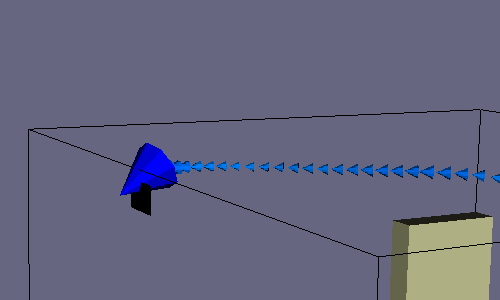

This chart was generated by the following Python code:
#!/usr/bin/env python

# Demonstrate vtkStructuredGridGeometryFilter extracting office
# geometry (tables, filing cabinets, bookshelves, window, inlet,
# outlet) and vtkStreamTracer with cone glyphs for airflow.

# Factory overrides
import vtkmodules.vtkInteractionStyle  # noqa: F401
import vtkmodules.vtkRenderingFreeType  # noqa: F401
import vtkmodules.vtkRenderingOpenGL2  # noqa: F401

import os

from vtkmodules.vtkCommonDataModel import vtkDataObject
from vtkmodules.vtkFiltersCore import (
    vtkGlyph3D,
    vtkStructuredGridOutlineFilter,
)
from vtkmodules.vtkFiltersFlowPaths import vtkStreamTracer
from vtkmodules.vtkFiltersGeometry import vtkStructuredGridGeometryFilter
from vtkmodules.vtkFiltersSources import vtkConeSource
from vtkmodules.vtkIOLegacy import vtkStructuredGridReader
from vtkmodules.vtkRenderingCore import (
    vtkActor,
    vtkCamera,
    vtkPolyDataMapper,
    vtkRenderWindow,
    vtkRenderWindowInteractor,
    vtkRenderer,
)

data_dir = os.environ.get("VPE_DATA_DIR", os.path.dirname(os.path.abspath(__file__)))

renderer = vtkRenderer()
render_window = vtkRenderWindow()
render_window.AddRenderer(renderer)
interactor = vtkRenderWindowInteractor()
interactor.SetRenderWindow(render_window)

# Read office data
reader = vtkStructuredGridReader()
reader.SetFileName(os.path.join(data_dir, "office.binary.vtk"))
reader.Update()

length = reader.GetOutput().GetLength()
max_velocity = reader.GetOutput().GetPointData().GetVectors().GetMaxNorm()
max_time = 35.0 * length / max_velocity

# Table 1
table_1 = vtkStructuredGridGeometryFilter()
table_1.SetInputConnection(reader.GetOutputPort())
table_1.SetExtent(11, 15, 7, 9, 8, 8)
map_table_1 = vtkPolyDataMapper()
map_table_1.SetInputConnection(table_1.GetOutputPort())
map_table_1.ScalarVisibilityOff()
table_1_actor = vtkActor()
table_1_actor.SetMapper(map_table_1)
table_1_actor.GetProperty().SetColor(0.59, 0.427, 0.392)

# Table 2
table_2 = vtkStructuredGridGeometryFilter()
table_2.SetInputConnection(reader.GetOutputPort())
table_2.SetExtent(11, 15, 10, 12, 8, 8)
map_table_2 = vtkPolyDataMapper()
map_table_2.SetInputConnection(table_2.GetOutputPort())
map_table_2.ScalarVisibilityOff()
table_2_actor = vtkActor()
table_2_actor.SetMapper(map_table_2)
table_2_actor.GetProperty().SetColor(0.59, 0.427, 0.392)

# Filing cabinet 1
filing_cabinet_1 = vtkStructuredGridGeometryFilter()
filing_cabinet_1.SetInputConnection(reader.GetOutputPort())
filing_cabinet_1.SetExtent(15, 15, 7, 9, 0, 8)
map_filing_cabinet_1 = vtkPolyDataMapper()
map_filing_cabinet_1.SetInputConnection(filing_cabinet_1.GetOutputPort())
map_filing_cabinet_1.ScalarVisibilityOff()
filing_cabinet_1_actor = vtkActor()
filing_cabinet_1_actor.SetMapper(map_filing_cabinet_1)
filing_cabinet_1_actor.GetProperty().SetColor(0.8, 0.8, 0.6)

# Filing cabinet 2
filing_cabinet_2 = vtkStructuredGridGeometryFilter()
filing_cabinet_2.SetInputConnection(reader.GetOutputPort())
filing_cabinet_2.SetExtent(15, 15, 10, 12, 0, 8)
map_filing_cabinet_2 = vtkPolyDataMapper()
map_filing_cabinet_2.SetInputConnection(filing_cabinet_2.GetOutputPort())
map_filing_cabinet_2.ScalarVisibilityOff()
filing_cabinet_2_actor = vtkActor()
filing_cabinet_2_actor.SetMapper(map_filing_cabinet_2)
filing_cabinet_2_actor.GetProperty().SetColor(0.8, 0.8, 0.6)

# Bookshelf 1
bookshelf_1_top = vtkStructuredGridGeometryFilter()
bookshelf_1_top.SetInputConnection(reader.GetOutputPort())
bookshelf_1_top.SetExtent(13, 13, 0, 4, 0, 11)
map_bookshelf_1_top = vtkPolyDataMapper()
map_bookshelf_1_top.SetInputConnection(bookshelf_1_top.GetOutputPort())
map_bookshelf_1_top.ScalarVisibilityOff()
bookshelf_1_top_actor = vtkActor()
bookshelf_1_top_actor.SetMapper(map_bookshelf_1_top)
bookshelf_1_top_actor.GetProperty().SetColor(0.8, 0.8, 0.6)

bookshelf_1_bottom = vtkStructuredGridGeometryFilter()
bookshelf_1_bottom.SetInputConnection(reader.GetOutputPort())
bookshelf_1_bottom.SetExtent(20, 20, 0, 4, 0, 11)
map_bookshelf_1_bottom = vtkPolyDataMapper()
map_bookshelf_1_bottom.SetInputConnection(bookshelf_1_bottom.GetOutputPort())
map_bookshelf_1_bottom.ScalarVisibilityOff()
bookshelf_1_bottom_actor = vtkActor()
bookshelf_1_bottom_actor.SetMapper(map_bookshelf_1_bottom)
bookshelf_1_bottom_actor.GetProperty().SetColor(0.8, 0.8, 0.6)

bookshelf_1_front = vtkStructuredGridGeometryFilter()
bookshelf_1_front.SetInputConnection(reader.GetOutputPort())
bookshelf_1_front.SetExtent(13, 20, 0, 0, 0, 11)
map_bookshelf_1_front = vtkPolyDataMapper()
map_bookshelf_1_front.SetInputConnection(bookshelf_1_front.GetOutputPort())
map_bookshelf_1_front.ScalarVisibilityOff()
bookshelf_1_front_actor = vtkActor()
bookshelf_1_front_actor.SetMapper(map_bookshelf_1_front)
bookshelf_1_front_actor.GetProperty().SetColor(0.8, 0.8, 0.6)

bookshelf_1_back = vtkStructuredGridGeometryFilter()
bookshelf_1_back.SetInputConnection(reader.GetOutputPort())
bookshelf_1_back.SetExtent(13, 20, 4, 4, 0, 11)
map_bookshelf_1_back = vtkPolyDataMapper()
map_bookshelf_1_back.SetInputConnection(bookshelf_1_back.GetOutputPort())
map_bookshelf_1_back.ScalarVisibilityOff()
bookshelf_1_back_actor = vtkActor()
bookshelf_1_back_actor.SetMapper(map_bookshelf_1_back)
bookshelf_1_back_actor.GetProperty().SetColor(0.8, 0.8, 0.6)

bookshelf_1_lhs = vtkStructuredGridGeometryFilter()
bookshelf_1_lhs.SetInputConnection(reader.GetOutputPort())
bookshelf_1_lhs.SetExtent(13, 20, 0, 4, 0, 0)
map_bookshelf_1_lhs = vtkPolyDataMapper()
map_bookshelf_1_lhs.SetInputConnection(bookshelf_1_lhs.GetOutputPort())
map_bookshelf_1_lhs.ScalarVisibilityOff()
bookshelf_1_lhs_actor = vtkActor()
bookshelf_1_lhs_actor.SetMapper(map_bookshelf_1_lhs)
bookshelf_1_lhs_actor.GetProperty().SetColor(0.8, 0.8, 0.6)

bookshelf_1_rhs = vtkStructuredGridGeometryFilter()
bookshelf_1_rhs.SetInputConnection(reader.GetOutputPort())
bookshelf_1_rhs.SetExtent(13, 20, 0, 4, 11, 11)
map_bookshelf_1_rhs = vtkPolyDataMapper()
map_bookshelf_1_rhs.SetInputConnection(bookshelf_1_rhs.GetOutputPort())
map_bookshelf_1_rhs.ScalarVisibilityOff()
bookshelf_1_rhs_actor = vtkActor()
bookshelf_1_rhs_actor.SetMapper(map_bookshelf_1_rhs)
bookshelf_1_rhs_actor.GetProperty().SetColor(0.8, 0.8, 0.6)

# Bookshelf 2
bookshelf_2_top = vtkStructuredGridGeometryFilter()
bookshelf_2_top.SetInputConnection(reader.GetOutputPort())
bookshelf_2_top.SetExtent(13, 13, 15, 19, 0, 11)
map_bookshelf_2_top = vtkPolyDataMapper()
map_bookshelf_2_top.SetInputConnection(bookshelf_2_top.GetOutputPort())
map_bookshelf_2_top.ScalarVisibilityOff()
bookshelf_2_top_actor = vtkActor()
bookshelf_2_top_actor.SetMapper(map_bookshelf_2_top)
bookshelf_2_top_actor.GetProperty().SetColor(0.8, 0.8, 0.6)

bookshelf_2_bottom = vtkStructuredGridGeometryFilter()
bookshelf_2_bottom.SetInputConnection(reader.GetOutputPort())
bookshelf_2_bottom.SetExtent(20, 20, 15, 19, 0, 11)
map_bookshelf_2_bottom = vtkPolyDataMapper()
map_bookshelf_2_bottom.SetInputConnection(bookshelf_2_bottom.GetOutputPort())
map_bookshelf_2_bottom.ScalarVisibilityOff()
bookshelf_2_bottom_actor = vtkActor()
bookshelf_2_bottom_actor.SetMapper(map_bookshelf_2_bottom)
bookshelf_2_bottom_actor.GetProperty().SetColor(0.8, 0.8, 0.6)

bookshelf_2_front = vtkStructuredGridGeometryFilter()
bookshelf_2_front.SetInputConnection(reader.GetOutputPort())
bookshelf_2_front.SetExtent(13, 20, 15, 15, 0, 11)
map_bookshelf_2_front = vtkPolyDataMapper()
map_bookshelf_2_front.SetInputConnection(bookshelf_2_front.GetOutputPort())
map_bookshelf_2_front.ScalarVisibilityOff()
bookshelf_2_front_actor = vtkActor()
bookshelf_2_front_actor.SetMapper(map_bookshelf_2_front)
bookshelf_2_front_actor.GetProperty().SetColor(0.8, 0.8, 0.6)

bookshelf_2_back = vtkStructuredGridGeometryFilter()
bookshelf_2_back.SetInputConnection(reader.GetOutputPort())
bookshelf_2_back.SetExtent(13, 20, 19, 19, 0, 11)
map_bookshelf_2_back = vtkPolyDataMapper()
map_bookshelf_2_back.SetInputConnection(bookshelf_2_back.GetOutputPort())
map_bookshelf_2_back.ScalarVisibilityOff()
bookshelf_2_back_actor = vtkActor()
bookshelf_2_back_actor.SetMapper(map_bookshelf_2_back)
bookshelf_2_back_actor.GetProperty().SetColor(0.8, 0.8, 0.6)

bookshelf_2_lhs = vtkStructuredGridGeometryFilter()
bookshelf_2_lhs.SetInputConnection(reader.GetOutputPort())
bookshelf_2_lhs.SetExtent(13, 20, 15, 19, 0, 0)
map_bookshelf_2_lhs = vtkPolyDataMapper()
map_bookshelf_2_lhs.SetInputConnection(bookshelf_2_lhs.GetOutputPort())
map_bookshelf_2_lhs.ScalarVisibilityOff()
bookshelf_2_lhs_actor = vtkActor()
bookshelf_2_lhs_actor.SetMapper(map_bookshelf_2_lhs)
bookshelf_2_lhs_actor.GetProperty().SetColor(0.8, 0.8, 0.6)

bookshelf_2_rhs = vtkStructuredGridGeometryFilter()
bookshelf_2_rhs.SetInputConnection(reader.GetOutputPort())
bookshelf_2_rhs.SetExtent(13, 20, 15, 19, 11, 11)
map_bookshelf_2_rhs = vtkPolyDataMapper()
map_bookshelf_2_rhs.SetInputConnection(bookshelf_2_rhs.GetOutputPort())
map_bookshelf_2_rhs.ScalarVisibilityOff()
bookshelf_2_rhs_actor = vtkActor()
bookshelf_2_rhs_actor.SetMapper(map_bookshelf_2_rhs)
bookshelf_2_rhs_actor.GetProperty().SetColor(0.8, 0.8, 0.6)

# Window
window_geom = vtkStructuredGridGeometryFilter()
window_geom.SetInputConnection(reader.GetOutputPort())
window_geom.SetExtent(20, 20, 6, 13, 10, 13)
map_window = vtkPolyDataMapper()
map_window.SetInputConnection(window_geom.GetOutputPort())
map_window.ScalarVisibilityOff()
window_actor = vtkActor()
window_actor.SetMapper(map_window)
window_actor.GetProperty().SetColor(0.3, 0.3, 0.5)

# Outlet
outlet = vtkStructuredGridGeometryFilter()
outlet.SetInputConnection(reader.GetOutputPort())
outlet.SetExtent(0, 0, 9, 10, 14, 16)
map_outlet = vtkPolyDataMapper()
map_outlet.SetInputConnection(outlet.GetOutputPort())
map_outlet.ScalarVisibilityOff()
outlet_actor = vtkActor()
outlet_actor.SetMapper(map_outlet)
outlet_actor.GetProperty().SetColor(0, 0, 0)

# Inlet
inlet = vtkStructuredGridGeometryFilter()
inlet.SetInputConnection(reader.GetOutputPort())
inlet.SetExtent(0, 0, 9, 10, 0, 6)
map_inlet = vtkPolyDataMapper()
map_inlet.SetInputConnection(inlet.GetOutputPort())
map_inlet.ScalarVisibilityOff()
inlet_actor = vtkActor()
inlet_actor.SetMapper(map_inlet)
inlet_actor.GetProperty().SetColor(0, 0, 0)

# Outline
outline = vtkStructuredGridOutlineFilter()
outline.SetInputConnection(reader.GetOutputPort())
map_outline = vtkPolyDataMapper()
map_outline.SetInputConnection(outline.GetOutputPort())
outline_actor = vtkActor()
outline_actor.SetMapper(map_outline)
outline_actor.GetProperty().SetColor(0, 0, 0)

# Stream tracer with cone glyphs
streamer = vtkStreamTracer()
streamer.SetInputConnection(reader.GetOutputPort())
streamer.SetStartPosition(0.1, 2.1, 0.5)
streamer.SetMaximumPropagation(500)
streamer.SetInitialIntegrationStep(0.2)
streamer.SetIntegrationDirectionToForward()

cone = vtkConeSource()
cone.SetResolution(8)

cones = vtkGlyph3D()
cones.SetInputConnection(streamer.GetOutputPort())
cones.SetSourceConnection(cone.GetOutputPort())
cones.SetScaleFactor(0.5)
cones.SetInputArrayToProcess(1, 0, 0, vtkDataObject.FIELD_ASSOCIATION_POINTS, "vectors")
cones.SetScaleModeToScaleByVector()

map_cones = vtkPolyDataMapper()
map_cones.SetInputConnection(cones.GetOutputPort())
map_cones.SetScalarRange(reader.GetOutput().GetScalarRange())

cones_actor = vtkActor()
cones_actor.SetMapper(map_cones)

# Add all actors
renderer.AddActor(table_1_actor)
renderer.AddActor(table_2_actor)
renderer.AddActor(filing_cabinet_1_actor)
renderer.AddActor(filing_cabinet_2_actor)
renderer.AddActor(bookshelf_1_top_actor)
renderer.AddActor(bookshelf_1_bottom_actor)
renderer.AddActor(bookshelf_1_front_actor)
renderer.AddActor(bookshelf_1_back_actor)
renderer.AddActor(bookshelf_1_lhs_actor)
renderer.AddActor(bookshelf_1_rhs_actor)
renderer.AddActor(bookshelf_2_top_actor)
renderer.AddActor(bookshelf_2_bottom_actor)
renderer.AddActor(bookshelf_2_front_actor)
renderer.AddActor(bookshelf_2_back_actor)
renderer.AddActor(bookshelf_2_lhs_actor)
renderer.AddActor(bookshelf_2_rhs_actor)
renderer.AddActor(window_actor)
renderer.AddActor(outlet_actor)
renderer.AddActor(inlet_actor)
renderer.AddActor(outline_actor)
renderer.AddActor(cones_actor)

renderer.SetBackground(0.4, 0.4, 0.5)

camera = vtkCamera()
camera.SetClippingRange(0.7724, 39)
camera.SetFocalPoint(1.14798, 3.08416, 2.47187)
camera.SetPosition(-2.64683, -3.55525, 3.55848)
camera.SetViewUp(0.0511273, 0.132773, 0.989827)
camera.SetViewAngle(15.5033)
renderer.SetActiveCamera(camera)

render_window.SetSize(500, 300)
render_window.SetWindowName("office stream points")

render_window.Render()
interactor.Start()
